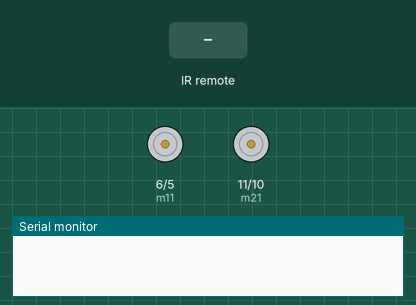
The sketch below on a simulated Arduino Uno, built with avr-gcc and run on an emulated ATmega328P. Shown: motor-driver pin pairs drawn as motors (green arrow = first pin HIGH = forward, orange = second pin HIGH = backward, longer = more drive), the last lines printed to the serial monitor. The inputs (shaded band) are chosen by the test bench.

Above: at 1.2 s.
1.3 s: infrared code 0x8877 received
At 2.5 s:
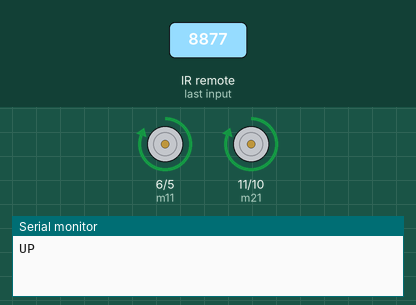
2.8 s: infrared code 0x6897 received
At 3.6 s:
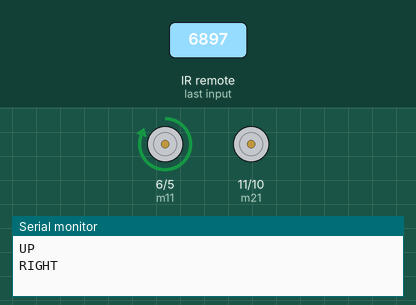
4.3 s: infrared code 0x9867 received
At 4.8 s:
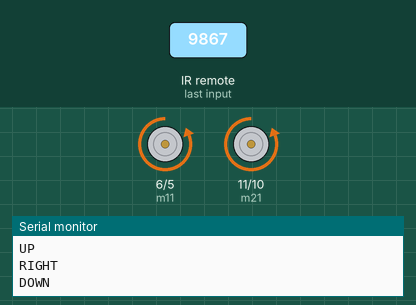
5.8 s: infrared code 0x28D7 received
At 7.1 s:
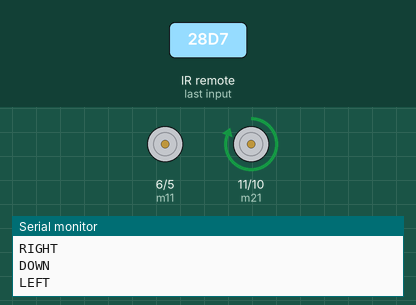
Timing chart, 0 to 8.3 s (numbered marks = the images above; inputs shaded):
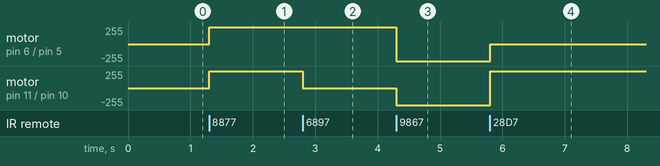

Measured:
- after the input at 1.3 s, motor on pin 6 (m11) / pin 5 (m12), motor on pin 11 (m21) / pin 10 (m22): stopped → forward 255/255 at once
- after the input at 2.8 s, motor on pin 11 (m21) / pin 10 (m22): forward 255/255 → stopped at once
- after the input at 4.3 s, motor on pin 6 (m11) / pin 5 (m12): forward 255/255 → backward 255/255 at once; motor on pin 11 (m21) / pin 10 (m22): stopped → backward 255/255 at once
- after the input at 5.8 s, motor on pin 6 (m11) / pin 5 (m12): backward 255/255 → stopped at once; motor on pin 11 (m21) / pin 10 (m22): backward 255/255 → forward 255/255 at once

The sketch:

ir_remote_control1.ino
```cpp
#include <IRremote.h>

IRrecv irrecv(3);
decode_results results;
#define m11 6
#define m12 5
#define m21 11
#define m22 10

void setup()
{
  irrecv.enableIRIn();
  Serial.begin(9600);
  pinMode(m11,OUTPUT);
  pinMode(m12,OUTPUT);
  pinMode(m21,OUTPUT);
  pinMode(m22,OUTPUT);
}

void loop()
{
  if (irrecv.decode(&results))
  {
    unsigned int value = results.value;
    switch(value)
    {
      case 34935 :
      	Serial.println("UP");
        digitalWrite(m11, HIGH);
      	digitalWrite(m12, LOW);
      	digitalWrite(m21, HIGH);
      	digitalWrite(m22, LOW);
      	break;
      case 26775 :
      	Serial.println("RIGHT");
      	digitalWrite(m11, HIGH);
      	digitalWrite(m12, LOW);
      	digitalWrite(m21, LOW);
      	digitalWrite(m22, LOW);
      	break;
      case 39015 :
      	Serial.println("DOWN");
      	digitalWrite(m11, LOW);
      	digitalWrite(m12, HIGH);
      	digitalWrite(m21, LOW);
      	digitalWrite(m22, HIGH);
      	break;
      case 10455 :
      	Serial.println("LEFT");
      	digitalWrite(m11, LOW);
      	digitalWrite(m12, LOW);
      	digitalWrite(m21, HIGH);
      	digitalWrite(m22, LOW);
      	break;
    }
    irrecv.resume();
  }
}
```
